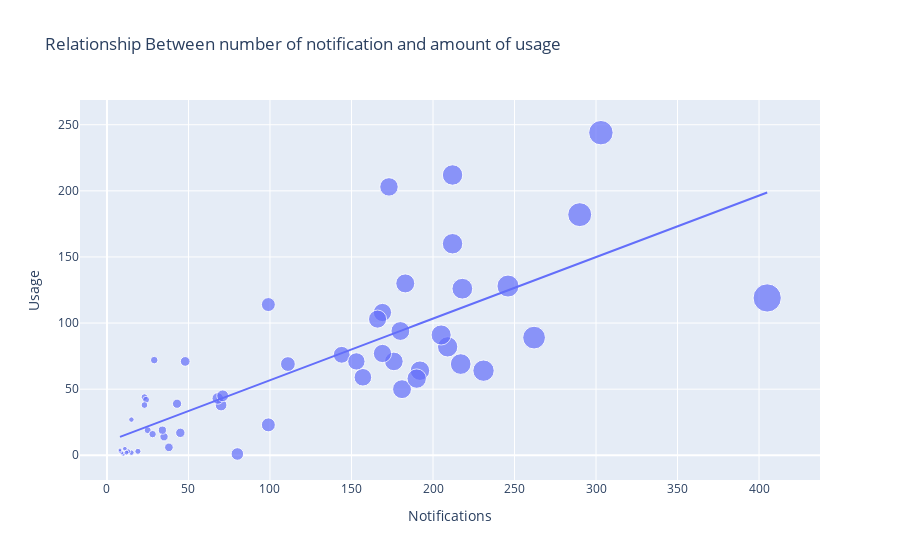

Notebook code for this chart:
### Code cell
figure= px.scatter(data_frame=data, x="Notifications", y="Usage", size="Notifications",
                   trendline="ols",title="Relationship Between number of notification and amount of usage")
figure.show()

### Figure 1 — Plotly figure (JSON) as saved in the notebook; plotly's stock layout.template omitted (floating-point values rounded to 4 significant figures)
{"data": [{"hovertemplate": "Notifications=%{marker.size}<br>Usage=%{y}<extra></extra>", "legendgroup": "", "marker": {"color": "#636efa", "size": [70, 43, 231, 35, 19, 25, 23, 28, 15, 29, 24, 34, 23, 48, 68, 71, 180, 99, 45, 10, 15, 13, 9, 8, 8, 11, 12, 209, 111, 183, 157, 246, 169, 99, 144, 80, 38, 218, 205, 212, 217, 405, 166, 173, 290, 153, 192, 181, 176, 212, 303, 169, 190, 262], "sizemode": "area", "sizeref": 1.012, "symbol": "circle"}, "mode": "markers", "name": "", "orientation": "v", "showlegend": false, "type": "scatter", "x": [70, 43, 231, 35, 19, 25, 23, 28, 15, 29, 24, 34, 23, 48, 68, 71, 180, 99, 45, 10, 15, 13, 9, 8, 8, 11, 12, 209, 111, 183, 157, 246, 169, 99, 144, 80, 38, 218, 205, 212, 217, 405, 166, 173, 290, 153, 192, 181, 176, 212, 303, 169, 190, 262], "xaxis": "x", "y": [38, 39, 64, 14, 3, 19, 44, 16, 27, 72, 42, 19, 38, 71, 43, 45, 94, 114, 17, 1, 2, 3, 2, 3, 4, 5, 2, 82, 69, 130, 59, 128, 108, 23, 76, 1, 6, 126, 91, 160, 69, 119, 103, 203, 182, 71, 64, 50, 71, 212, 244, 77, 58, 89], "yaxis": "y"}, {"hovertemplate": "<b>OLS trendline</b><br>Usage = 0.465523 * Notifications + 10.2432<br>R<sup>2</sup>=0.599775<br><br>Notifications=%{x}<br>Usage=%{y} <b>(trend)</b><extra></extra>", "legendgroup": "", "marker": {"color": "#636efa", "symbol": "circle"}, "mode": "lines", "name": "", "showlegend": false, "type": "scatter", "x": [8, 8, 9, 10, 11, 12, 13, 15, 15, 19, 23, 23, 24, 25, 28, 29, 34, 35, 38, 43, 45, 48, 68, 70, 71, 80, 99, 99, 111, 144, 153, 157, 166, 169, 169, 173, 176, 180, 181, 183, 190, 192, 205, 209, 212, 212, 217, 218, 231, 246, 262, 290, 303, 405], "xaxis": "x", "y": [13.97, 13.97, 14.43, 14.9, 15.36, 15.83, 16.3, 17.23, 17.23, 19.09, 20.95, 20.95, 21.42, 21.88, 23.28, 23.74, 26.07, 26.54, 27.93, 30.26, 31.19, 32.59, 41.9, 42.83, 43.3, 47.49, 56.33, 56.33, 61.92, 77.28, 81.47, 83.33, 87.52, 88.92, 88.92, 90.78, 92.18, 94.04, 94.5, 95.43, 98.69, 99.62, 105.7, 107.5, 108.9, 108.9, 111.3, 111.7, 117.8, 124.8, 132.2, 145.2, 151.3, 198.8], "yaxis": "y"}], "layout": {"autosize": true, "legend": {"itemsizing": "constant", "tracegroupgap": 0}, "title": {"text": "Relationship Between number of notification and amount of usage"}, "xaxis": {"anchor": "y", "autorange": true, "domain": [0, 1], "range": [-15.99, 435.1], "title": {"text": "Notifications"}, "type": "linear"}, "yaxis": {"anchor": "x", "autorange": true, "domain": [0, 1], "range": [-26.56, 283.0], "title": {"text": "Usage"}, "type": "linear"}}}
